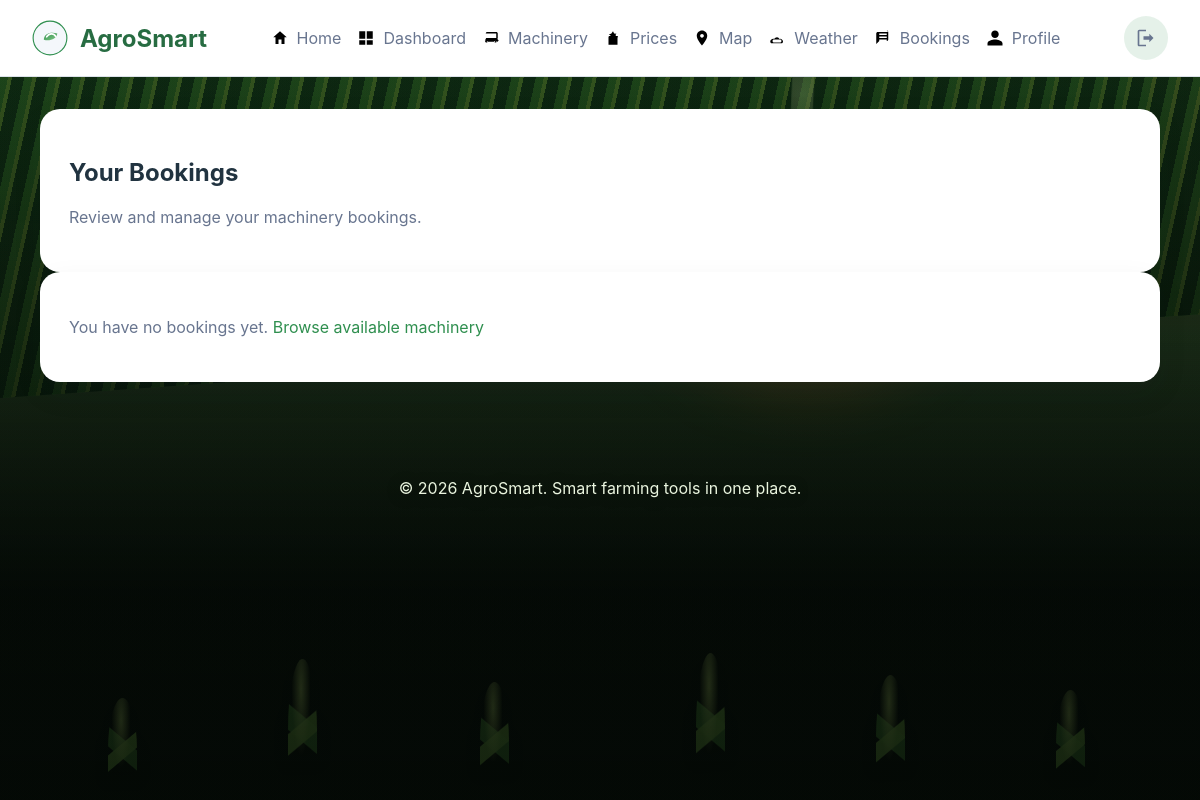
/bookings (signed in), run on an earlier commit of the app's database.
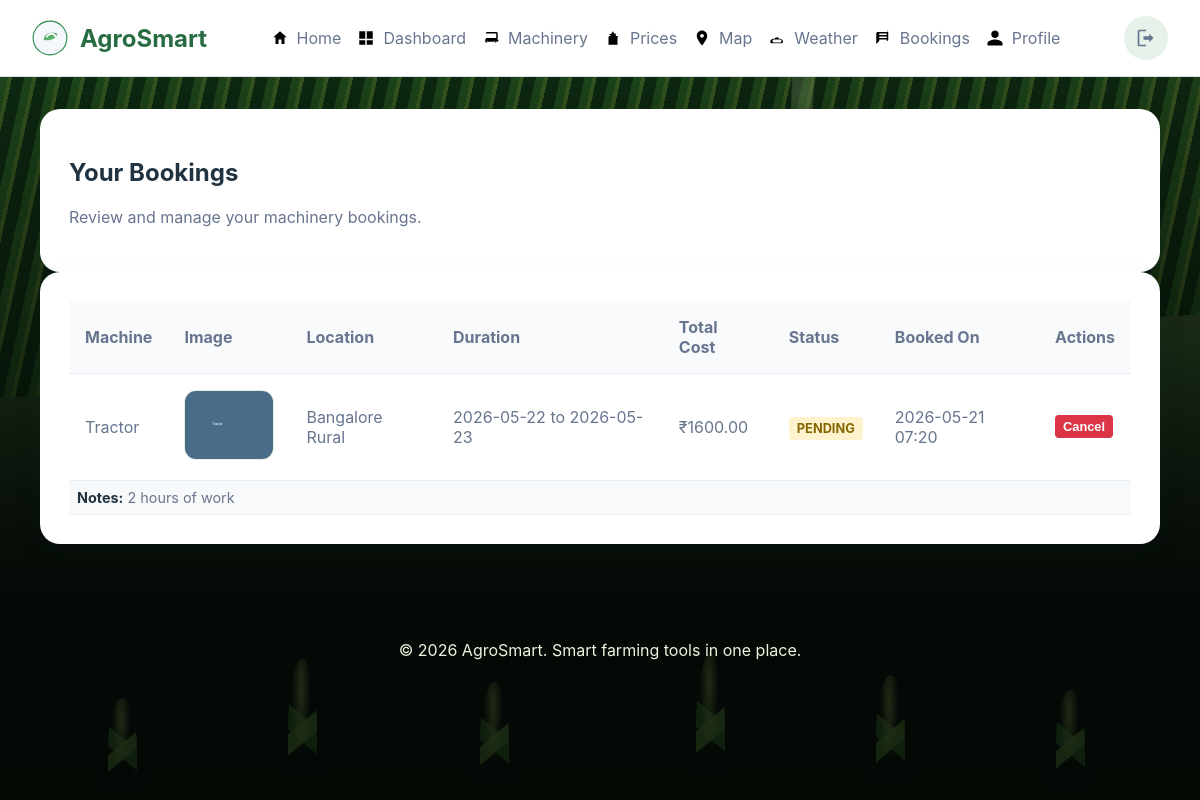
And on a later commit of the database.
### models.py (models this page shows)
class Booking(db.Model):
    __tablename__ = 'bookings'
    id = db.Column(db.Integer, primary_key=True)
    machine_id = db.Column(db.Integer, db.ForeignKey('machinery.id'), nullable=True)
    user_id = db.Column(db.Integer, db.ForeignKey('users.id'), nullable=True)
    start_date = db.Column(db.Date, nullable=True)
    end_date = db.Column(db.Date, nullable=True)
    status = db.Column(db.String(50), nullable=False, default='pending')
    total_cost = db.Column(db.Numeric(10, 2), nullable=True)
    notes = db.Column(db.Text, nullable=True)
    farmer_location = db.Column(db.String(150), nullable=True)
    accepted_by_admin_id = db.Column(db.Integer, nullable=True)
    admin_phone = db.Column(db.String(20), nullable=True)
    admin_photo = db.Column(db.String(255), nullable=True)
    admin_vehicle_number = db.Column(db.String(100), nullable=True)
    admin_location = db.Column(db.String(150), nullable=True)
    created_at = db.Column(db.DateTime, default=datetime.utcnow)
    updated_at = db.Column(db.DateTime, default=datetime.utcnow, onupdate=datetime.utcnow)

class Machinery(db.Model):
    __tablename__ = 'machinery'
    id = db.Column(db.Integer, primary_key=True)
    name = db.Column(db.String(150), nullable=False)
    location = db.Column(db.String(150), nullable=True)
    price_per_day = db.Column(db.Integer, nullable=True)
    owner_contact = db.Column(db.String(50), nullable=True)
    image_url = db.Column(db.String(255), nullable=True)
    tracking_location = db.Column(db.String(255), nullable=True)
    created_at = db.Column(db.DateTime, default=datetime.utcnow)
    updated_at = db.Column(db.DateTime, default=datetime.utcnow, onupdate=datetime.utcnow)
    bookings = db.relationship('Booking', backref='machine', lazy=True)

### app.py (the view)
@app.route("/bookings")
@login_required
def bookings():
    from models import Booking, Machinery
    user_bookings = db.session.query(Booking, Machinery).join(Machinery).filter(
        Booking.user_id == current_user.id
    ).order_by(Booking.created_at.desc()).all()
    formatted_bookings = []
    for booking, machine in user_bookings:
        formatted_bookings.append({
            'id': booking.id,
            'machine_name': machine.name,
            'machine_image': machine.image_url,
            'machine_location': machine.location,
            'start_date': booking.start_date.strftime('%Y-%m-%d') if booking.start_date else 'N/A',
            'end_date': booking.end_date.strftime('%Y-%m-%d') if booking.end_date else 'N/A',
            'total_cost': booking.total_cost or 0,
            'status': booking.status,
            'created_at': booking.created_at,
            'notes': booking.notes,
            'admin_phone': booking.admin_phone,
            'admin_vehicle_number': booking.admin_vehicle_number,
            'admin_photo': booking.admin_photo,
            'admin_location': booking.admin_location,
        })
    return render_template("bookings.html", bookings=formatted_bookings)

### app.py (called while the page is built)
@login_manager.user_loader
def load_user(user_id):
    try:
        return User.query.get(int(user_id))
    except (TypeError, ValueError):
        return None

@app.context_processor
def inject_user():
    return {
        "user": current_user if current_user.is_authenticated else None,
        "logo_url": LOGO_URL,
        "role": current_user.role if current_user.is_authenticated else None,
    }

### templates/bookings.html (shortened to what this page needs)
{% extends "base.html" %}
{% block content %}
<section class="panel">
    <h2>Your Bookings</h2>
    <p>Review and manage your machinery bookings.</p>
</section>
<div class="card">
    {% if bookings %}
        <div class="table-container">
            <table>
                <thead>
                    <tr>
                        <th>Machine</th>
                        <th>Image</th>
                        <th>Location</th>
                        <th>Duration</th>
                        <th>Total Cost</th>
                        <th>Status</th>
                        <th>Booked On</th>
                        <th>Actions</th>
                    </tr>
                </thead>
                <tbody>
                    {% for booking in bookings %}
                        <tr>
                            <td>{{ booking.machine_name }}</td>
                            <td>
                                {% if booking.machine_image %}
                                    <img src="/static/{{ booking.machine_image }}" alt="{{ booking.machine_name }}" class="machine-image">
                                {% else %}
                                    <img src="https://via.placeholder.com/90?text=Machine" alt="No image" class="machine-image">
                                {% endif %}
                            </td>
                            <td>{{ booking.machine_location }}</td>
                            <td>{{ booking.start_date }} to {{ booking.end_date }}</td>
                            <td>₹{{ booking.total_cost }}</td>
                            <td>
                                <span class="status status-{{ booking.status }}">
                                    {{ booking.status|title }}
                                </span>
                            </td>
                            <td>{{ booking.created_at.strftime('%Y-%m-%d %H:%M') }}</td>
                            <td>
                                {% if booking.status in ['pending', 'approved'] %}
                                    <form method="POST" action="/cancel_booking/{{ booking.id }}" style="display: inline;">
                                        <button type="submit" class="btn-cancel" onclick="return confirm('Are you sure you want to cancel this booking?')">Cancel</button>
                                    </form>
                                {% else %}
                                    -
                                {% endif %}
                            </td>
                        </tr>
                        {% if booking.notes and booking.status != 'approved' %}
                            <tr class="notes-row">
                                <td colspan="8">
                                    <strong>Notes:</strong> {{ booking.notes }}
                                </td>
                            </tr>
                        {% elif booking.notes and booking.status == 'approved' %}
                            <tr class="notes-row">
                                <td colspan="8">
                                    <strong>Notes:</strong> {{ booking.notes }}
                                </td>
                            </tr>
                        {% endif %}
                    {% endfor %}
                </tbody>
            </table>
        </div>
    {% else %}
        <p>You have no bookings yet. <a href="/machinery">Browse available machinery</a></p>
    {% endif %}
</div>
{% endblock %}

### templates/base.html (shortened to what this page needs)
<!DOCTYPE html>
<html lang="en">
<head>
    <link rel="stylesheet" href="/static/style.css">
    <link rel="stylesheet" href="https://unpkg.com/leaflet/dist/leaflet.css" />
</head>
<body>
    <div id="agro-background" aria-hidden="true">
        <div class="layer sky"></div>
        <div class="layer cloud cloud-3"></div>
        <div class="layer crop-spray-target">
            <span></span>
            <span></span>
            <span></span>
            <span></span>
            <span></span>
            <span></span>
        </div>
        <div class="layer drone" id="appDrone">
        </div>
        <div class="layer overlay"></div>
    </div>
    <header class="site-header">
        <a class="brand-logo" href="/">
            <img src="{{ logo_url }}" alt="AgroSmart logo" class="logo">
            <span class="brand">AgroSmart</span>
        </a>
        <nav class="main-nav">
            <a href="/">
                <span class="nav-icon" aria-hidden="true"><svg viewBox="0 0 24 24"><path d="M12 3l9 8h-3v9h-4v-6H10v6H6v-9H3z"/></svg></span>
                Home
            </a>
            <a href="/dashboard">
                <span class="nav-icon" aria-hidden="true"><svg viewBox="0 0 24 24"><path d="M3 13h8V3H3v10zm10 8h8v-6h-8v6zm0-8h8V3h-8v10zm-10 8h8v-6H3v6z"/></svg></span>
                Dashboard
            </a>
            <a href="/machinery">
                <span class="nav-icon" aria-hidden="true"></span>
                Machinery
            </a>
            <a href="/prices">
                <span class="nav-icon" aria-hidden="true"><svg viewBox="0 0 24 24"><path d="M12 3l1.45 2.9 3.2.46-2.3 2.24.54 3.16L12 9.76 8.11 11.6l.54-3.16L6.35 6.9l3.2-.46L12 3zm6 7.9V21H6v-10.1c0-.9.7-1.6 1.6-1.6h1.4l.4-2.4h6l.4 2.4h1.4c.9 0 1.6.7 1.6 1.6z"/></svg></span>
                Prices
            </a>
            <a href="/map">
                <span class="nav-icon" aria-hidden="true"><svg viewBox="0 0 24 24"><path d="M12 2C8.1 2 5 5.1 5 9c0 5.2 7 13 7 13s7-7.8 7-13c0-3.9-3.1-7-7-7zm0 9.5c-1.4 0-2.5-1.1-2.5-2.5S10.6 6.5 12 6.5 14.5 7.6 14.5 9 13.4 11.5 12 11.5z"/></svg></span>
                Map
            </a>
            <a href="/weather">
                <span class="nav-icon" aria-hidden="true"><svg viewBox="0 0 24 24"><path d="M6 19h12c1.1 0 2-.9 2-2 0-2.2-1.8-4-4-4-.4 0-.8.1-1.2.2C14.8 12 13.5 11 12 11s-2.8 1-3.8 2.2c-.4-.1-.8-.2-1.2-.2-2.2 0-4 1.8-4 4 0 1.1.9 2 2 2zM16 14c1.1 0 2 .9 2 2s-.9 2-2 2H8c-1.1 0-2-.9-2-2s.9-2 2-2h8z"/></svg></span>
                Weather
            </a>
            {% if user %}
                <a href="/bookings">
                    <span class="nav-icon" aria-hidden="true"><svg viewBox="0 0 24 24"><path d="M7 14h10v2H7zm0-4h10v2H7zm0-4h10v2H7zm12-2H5c-1.1 0-2 .9-2 2v14l4-4h10c1.1 0 2-.9 2-2V4c0-1.1-.9-2-2-2z"/></svg></span>
                    Bookings
                </a>
                <a href="/profile">
                    <span class="nav-icon" aria-hidden="true"><svg viewBox="0 0 24 24"><path d="M12 12c2.7 0 5-2.3 5-5s-2.3-5-5-5-5 2.3-5 5 2.3 5 5 5zm0 2c-3.3 0-10 1.7-10 5v3h20v-3c0-3.3-6.7-5-10-5z"/></svg></span>
                    Profile
                </a>
            {% endif %}
        </nav>
        <div class="account-links">
            {% if user %}
                <a href="/logout" class="logout-link" aria-label="Logout">
                    <svg viewBox="0 0 24 24" aria-hidden="true">
                        <path d="M16 17l5-5-5-5v3H9v4h7v3zM4 4h8V2H4c-1.1 0-2 .9-2 2v16c0 1.1 .9 2 2 2h8v-2H4V4z" />
                    </svg>
                </a>
            {% else %}
                <a href="/login">Login</a>
                <a href="/register" class="button button-secondary">Register</a>
            {% endif %}
        </div>
    </header>
    <main class="page-content">
        {% block content %}{% endblock %}
    </main>
    <footer class="site-footer">
        <p>© 2026 AgroSmart. Smart farming tools in one place.</p>
    </footer>
</body>
</html>

### templates/bookings.html (style rules this page uses)
.status { padding: 0.25rem 0.5rem; border-radius: 4px; font-weight: bold; text-transform: uppercase; font-size: 0.8rem; }
.status-pending { background: #fff3cd; color: #856404; }
.btn-cancel { background: #dc3545; color: white; border: none; padding: 0.25rem 0.5rem; border-radius: 4px; cursor: pointer; font-size: 0.8rem; }
.notes-row { background: #f8f9fa; }
.notes-row td { padding: 0.5rem !important; font-size: 0.9rem; }

What changed in the data, as far as the page shows it:
added Booking: machine_name "Tractor", machine_image (picture), machine_location "Bangalore Rural", start_date "2026-05-22", end_date "2026-05-23", total_cost "1600.00", status "PENDING", created_at "2026-05-21 07:20", notes "2 hours of work"
Also different on the page:
text no longer shown: "You have no bookings yet. Browse available machinery"
text now shown: "Machine Image Location Duration Total Cost Status Booked On Actions"
